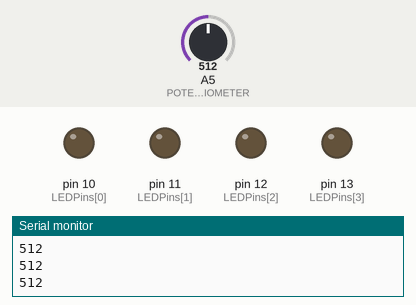
This sketch was run on a simulated Arduino Uno, built with avr-gcc and run on an emulated ATmega328P. Parts: output pins drawn as LEDs (lit = HIGH), the last lines printed to the serial monitor. Inputs (shaded band) come from the test bench; at power-on: A5 (POTENTIOMETER) = 512.

Above: at 1.2 s.
1.3 s: A5 (POTENTIOMETER) set to 683
2.8 s: A5 (POTENTIOMETER) set to 712
At 3.1 s:
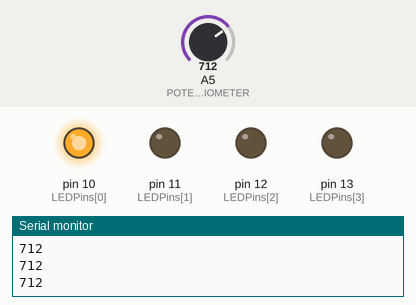
4.3 s: A5 (POTENTIOMETER) set to 690
At 5.5 s:
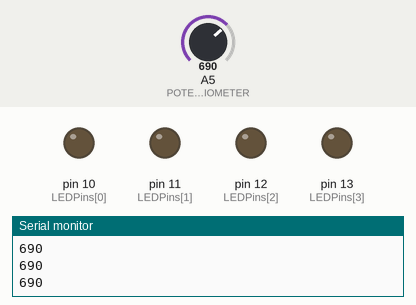
5.8 s: A5 (POTENTIOMETER) set to 710
At 7.2 s:
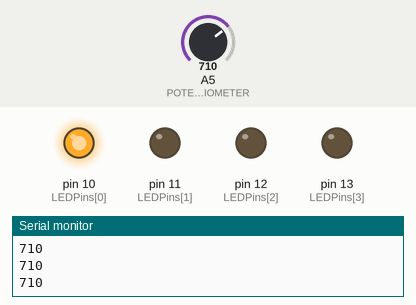
Timing chart, 0 to 8.3 s (numbered marks = the images above; inputs shaded):
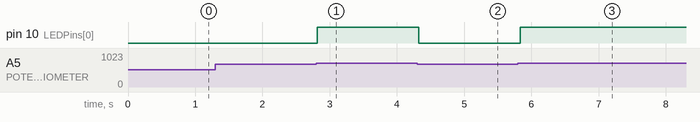

Measured:
- the behaviour switches between 700 and 701 on A5 (POTENTIOMETER) (found by bisection; images 0 and 1)
- after the input at 2.8 s, pin 10 (LEDPins[0]): LOW → HIGH at once
- after the input at 4.3 s, pin 10 (LEDPins[0]): HIGH → LOW at once
- after the input at 5.8 s, pin 10 (LEDPins[0]): LOW → HIGH at once

The sketch:

SlukMedPotentiometer.ino
```cpp
const int POTENTIOMETER = A5;

const int LEDPins[] = {10,11,12,13};

int maxIndex = 3;

int LEDPin = LEDPins[0];

int index = 0;

void setup() {
  // put your setup code here, to run once:
  for(int i = 0; i<=maxIndex; i++){
    pinMode(LEDPins[i], OUTPUT);
  }
  pinMode(LEDPin, OUTPUT);
  pinMode(POTENTIOMETER, INPUT);
  Serial.begin(9600);
}

void loop() {
  // put your main code here, to run repeatedly:
  const int lys = analogRead(POTENTIOMETER);
  if(lys>700){
    digitalWrite(LEDPin, HIGH);
  } else {
    digitalWrite(LEDPin, LOW);
  }
  Serial.println(lys);
  delay(50);
}
```
